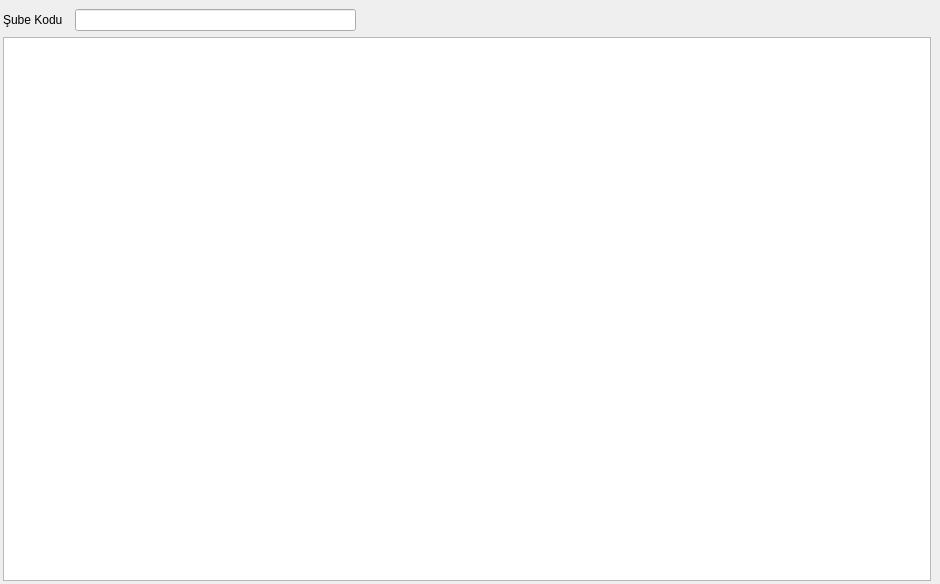
<?xml version="1.0" encoding="UTF-8"?>
<ui version="4.0">
 <class>PRK_GELIR_GIDER_TURLERI_FISI</class>
 <widget class="QDialog" name="PRK_GELIR_GIDER_TURLERI_FISI">
  <property name="geometry">
   <rect>
    <x>0</x>
    <y>0</y>
    <width>940</width>
    <height>584</height>
   </rect>
  </property>
  <property name="sizePolicy">
   <sizepolicy hsizetype="Expanding" vsizetype="Expanding">
    <horstretch>5</horstretch>
    <verstretch>0</verstretch>
   </sizepolicy>
  </property>
  <property name="windowTitle">
   <string>Dialog</string>
  </property>
  <layout class="QGridLayout" name="gridLayout">
   <property name="margin">
    <number>3</number>
   </property>
   <item row="0" column="0" colspan="6">
    <widget class="QWidget" name="kernel_buttons_widget" native="true">
     <property name="sizePolicy">
      <sizepolicy hsizetype="Expanding" vsizetype="Fixed">
       <horstretch>0</horstretch>
       <verstretch>0</verstretch>
      </sizepolicy>
     </property>
    </widget>
   </item>
   <item row="1" column="0">
    <widget class="QLabel" name="label_sube_kodu">
     <property name="sizePolicy">
      <sizepolicy hsizetype="Fixed" vsizetype="Fixed">
       <horstretch>0</horstretch>
       <verstretch>0</verstretch>
      </sizepolicy>
     </property>
     <property name="text">
      <string>Şube Kodu</string>
     </property>
    </widget>
   </item>
   <item row="1" column="1">
    <widget class="QSearchEdit" name="searchEdit_sube_kodu" native="true">
     <property name="whatsThis">
      <string>Arama widget. </string>
     </property>
     <property name="QSearchEdit" stdset="0">
      <rect>
       <x>0</x>
       <y>0</y>
       <width>100</width>
       <height>100</height>
      </rect>
     </property>
    </widget>
   </item>
   <item row="1" column="2">
    <widget class="QLineEdit" name="lineEdit_sube_ismi">
     <property name="readOnly">
      <bool>true</bool>
     </property>
    </widget>
   </item>
   <item row="1" column="3">
    <spacer name="horizontalSpacer">
     <property name="orientation">
      <enum>Qt::Horizontal</enum>
     </property>
     <property name="sizeHint" stdset="0">
      <size>
       <width>214</width>
       <height>20</height>
      </size>
     </property>
    </spacer>
   </item>
   <item row="1" column="4">
    <spacer name="horizontalSpacer_2">
     <property name="orientation">
      <enum>Qt::Horizontal</enum>
     </property>
     <property name="sizeHint" stdset="0">
      <size>
       <width>215</width>
       <height>20</height>
      </size>
     </property>
    </spacer>
   </item>
   <item row="2" column="0" colspan="5">
    <widget class="QTableWidget" name="tablewidget_fis_satirlari"/>
   </item>
  </layout>
 </widget>
 <customwidgets>
  <customwidget>
   <class>QSearchEdit</class>
   <extends>QWidget</extends>
   <header>QSearchEdit.h</header>
  </customwidget>
 </customwidgets>
 <tabstops>
  <tabstop>searchEdit_sube_kodu</tabstop>
  <tabstop>lineEdit_sube_ismi</tabstop>
  <tabstop>tablewidget_fis_satirlari</tabstop>
 </tabstops>
 <resources/>
 <connections/>
</ui>
